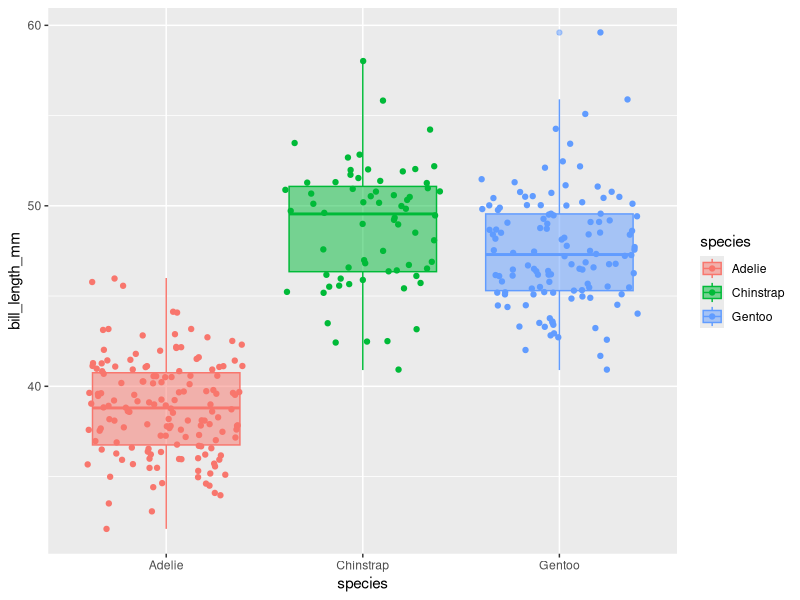

Write R code to recreate this figure.
## ---- chunk 1
#| warning: false
library(tidyverse)
library(palmerpenguins)

penguins %>% 
  group_by(species) %>% 
  drop_na() %>% 
  summarise(bill_length_mean = mean(bill_length_mm), bill_lengh_sd = sd(bill_length_mm))

## ---- chunk 2
penguins %>% 
  filter(species=="Adelie") %>% 
  select(bill_length_mm) -> m
t.test(m, mu = 39.2, alternative = "two.sided")
t.test(m, mu = 39.2, alternative = "greater")
t.test(m, mu = 39.2, alternative = "less")

penguins %>% 
  filter(species=="Chinstrap") %>% 
  select(bill_length_mm) -> m
t.test(m, mu = 39.2, alternative = "two.sided")
t.test(m, mu = 39.2, alternative = "greater")
t.test(m, mu = 39.2, alternative = "less")

penguins %>% 
  filter(species=="Gentoo") %>% 
  select(bill_length_mm) -> m
t.test(m, mu = 39.2, alternative = "two.sided")
t.test(m, mu = 39.2, alternative = "greater")
t.test(m, mu = 39.2, alternative = "less")

## ---- chunk 3
penguins %>% 
  filter(species=="Adelie") %>% 
  pull(bill_length_mm)-> m # Note that I had to use the fucntion pull to extract a numeric vector rather than a tibble acecpted by t.test before
wilcox.test(m, mu = 39.2, alternative = "two.sided")
wilcox.test(m, mu = 39.2, alternative = "greater")
wilcox.test(m, mu = 39.2, alternative = "less")

## ---- chunk 4

## Method 1

penguins %>% 
  filter(species=="Chinstrap") %>% 
  pull(bill_length_mm)->x

penguins %>% 
  filter(species=="Gentoo") %>% 
  pull(bill_length_mm)->y

t.test(x, y, var.equal = TRUE, alternative="two.sided") # testing if they are different
t.test(x, y, alternative="greater")
t.test(x, y, alternative="less")

## Method 2

penguins %>% 
  filter(species!="Adelie")->peng.t.test 
  t.test(bill_length_mm~species, var.equal=TRUE, data = peng.t.test)
   t.test(bill_length_mm~species, var.equal=FALSE, data = peng.t.test)
## ---- chunk 5
anova_result <- aov(bill_length_mm ~ species, data = penguins)
summary(anova_result)
## ---- chunk 6
#| warning: false
penguins %>% 
  ggplot(aes(species, bill_length_mm, color=species, fill=species))+
  geom_jitter() +
  geom_boxplot(alpha=0.5)

## ---- chunk 7
TukeyHSD(anova_result)
